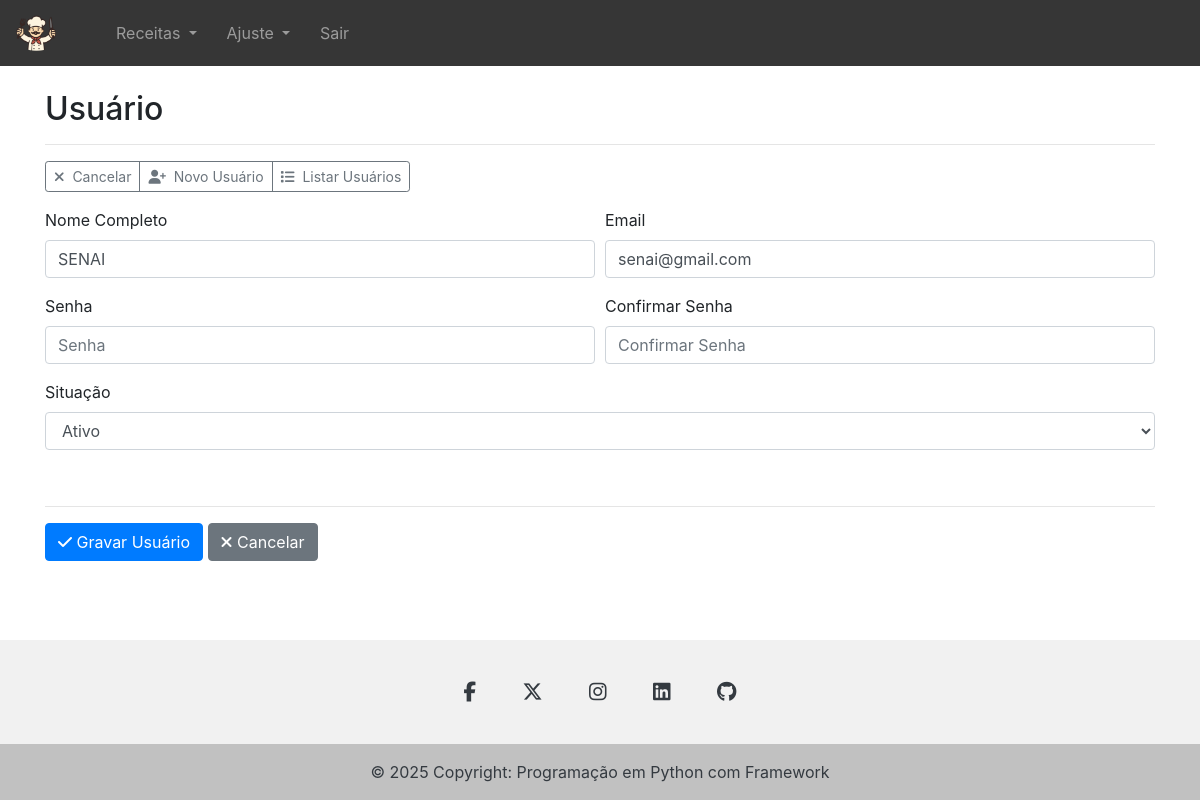
Page /editar_usuario/8 (signed in) on the committed database.
### tables this page shows
CREATE TABLE usuarios (
            id INTEGER PRIMARY KEY AUTOINCREMENT,
            nome TEXT NOT NULL,
            email TEXT NOT NULL UNIQUE,
            senha TEXT NOT NULL,
            situacao TEXT NOT NULL
        );

### app.py (the view, shortened to what this page needs)
@app.route('/editar_usuario/<int:id>', methods=['GET', 'POST'])
@login_requerido
def editar_usuario(id):
    service = UsuarioService()
    try:
        usuario = service.obter_usuario_por_id(id)
    except ValueError:
        flash("Usuário não encontrado.", "error")
        return redirect(url_for('listusuario'))
    return render_template('usuario.html', usuario=usuario)

### app.py (called while the page is built)
def login_requerido(f):
    @wraps(f)
    def decorated_function(*args, **kwargs):
        if 'usuario' not in session:
            flash("Você precisa estar logado para acessar esta página.", "error")
            return redirect(url_for('login'))
        return f(*args, **kwargs)
    return decorated_function

@app.context_processor
def inject_social_links():
    social_links = {}
    service = ContatoService()
    contato = service.obter_contato()
    if contato:
        social_links = {
            "facebook": contato.facebook or "",
            "rede_x": contato.rede_x or "",
            "instagram": contato.instagram or "",
            "linkedin": contato.linkedin or "",
            "github": contato.github or ""
        }
    return {"social_links": social_links}

### core/contato/contato_repository.py (called while the page is built)
    def _criar_tabela(self):
        query = '''
        CREATE TABLE IF NOT EXISTS contatos (
            id INTEGER PRIMARY KEY,
            facebook TEXT,
            rede_x TEXT,
            instagram TEXT,
            linkedin TEXT,
            github TEXT
        )
        '''
        self.conn.execute(query)
        self.conn.commit()

    def buscar_por_id(self, id):
        cursor = self.conn.cursor()
        cursor.execute("SELECT * FROM contatos WHERE id = ?", (id,))
        row = cursor.fetchone()
        return Contato(**row) if row else None

### core/contato/contato_service.py (called while the page is built)
    def obter_contato(self, id=1):
        contato = self.repository.buscar_por_id(id)
        if not contato:
            raise ValueError("Contato não encontrado.")
        return contato

### core/usuario/usuario_repository.py (called while the page is built)
    def _criar_tabela(self):
        query = '''
        CREATE TABLE IF NOT EXISTS usuarios (
            id INTEGER PRIMARY KEY AUTOINCREMENT,
            nome TEXT NOT NULL,
            email TEXT NOT NULL UNIQUE,
            senha TEXT NOT NULL,
            situacao TEXT NOT NULL
        )
        '''
        self.conn.execute(query)
        self.conn.commit()

    def obter_por_id(self, id):
        cursor = self.conn.cursor()
        cursor.execute("SELECT * FROM usuarios WHERE id = ?", (id,))
        row = cursor.fetchone()
        if row:
            return Usuario(
                nome=row["nome"],
                email=row["email"],
                senha=row["senha"],
                situacao=row["situacao"]
            )
        else:
            return None

### core/usuario/usuario_service.py (called while the page is built)
    def obter_usuario_por_id(self, id):
        usuario = self.repository.obter_por_id(id)
        if usuario is None:
            raise ValueError("Usuário não encontrado.")
        return usuario

### templates/usuario.html (shortened to what this page needs)
{% extends "base.html" %}
{% block content %}
<form id="form-usuario" method="POST">
    <h2>Usuário</h2>
    <hr>
    <div class="btn-group" role="group" aria-label="Exemplo básico">
        <button type="button" class="btn btn-outline-secondary btn-sm" onclick="window.location.href='{{ url_for('usuario') }}'"><i class="fa-solid fa-xmark"></i>&nbsp;&nbsp;Cancelar</button>
        <button type="button" class="btn btn-outline-secondary btn-sm" onclick="document.getElementById('form-usuario').reset();"><i class="fa-solid fa-user-plus"></i>&nbsp;&nbsp;Novo Usuário</button>
        <button type="button" class="btn btn-outline-secondary btn-sm" onclick="window.location.href='{{ url_for('listusuario') }}'"><i class="fa-solid fa-list"></i>&nbsp;&nbsp;Listar Usuários</button>
    </div>
    <div class="form-row">
        <div class="form-group col-md-6">
            <label for="nome">Nome Completo</label>
            <input type="text" class="form-control" id="nome" name="nome" value="{{ usuario.nome if usuario else '' }}" placeholder="Nome Completo">
        </div>
        <div class="form-group col-md-6">
            <label for="email">Email</label>
            <input type="email" class="form-control" id="email"  name="email" value="{{ usuario.email if usuario else '' }}" placeholder="Email">
        </div>
        <div class="form-group col-md-6">
            <label for="senha">Senha</label>
            <input type="password" class="form-control" id="senha" name="senha" placeholder="Senha">
        </div>
        <div class="form-group col-md-6">
            <label for="conf-senha">Confirmar Senha</label>
            <input type="password" class="form-control" id="conf-senha" name="conf-senha" placeholder="Confirmar Senha">
        </div>
    </div>
    <div class="form-group">
      <label for="situacao">Situação</label>
      <select class="form-control" id="situacao" name="situacao">
        <option value="ativo" {% if usuario and usuario.situacao == 'ativo' %}selected{% endif %}>Ativo</option>
      </select>
    </div>
    <br>
    <hr>
    <button type="submit" class="btn btn-primary"><i class="fa-solid fa-check"></i>&nbsp;Gravar Usuário</button>
    <button type="button" class="btn btn-secondary" onclick="window.location.href='{{ url_for('usuario') }}'"><i class="fa-solid fa-xmark"></i>&nbsp;Cancelar</button>
</form>
<br>
{% endblock %}

### rows in the picture
usuarios: nome "SENAI", email "senai@gmail.com", situacao "Ativo"
